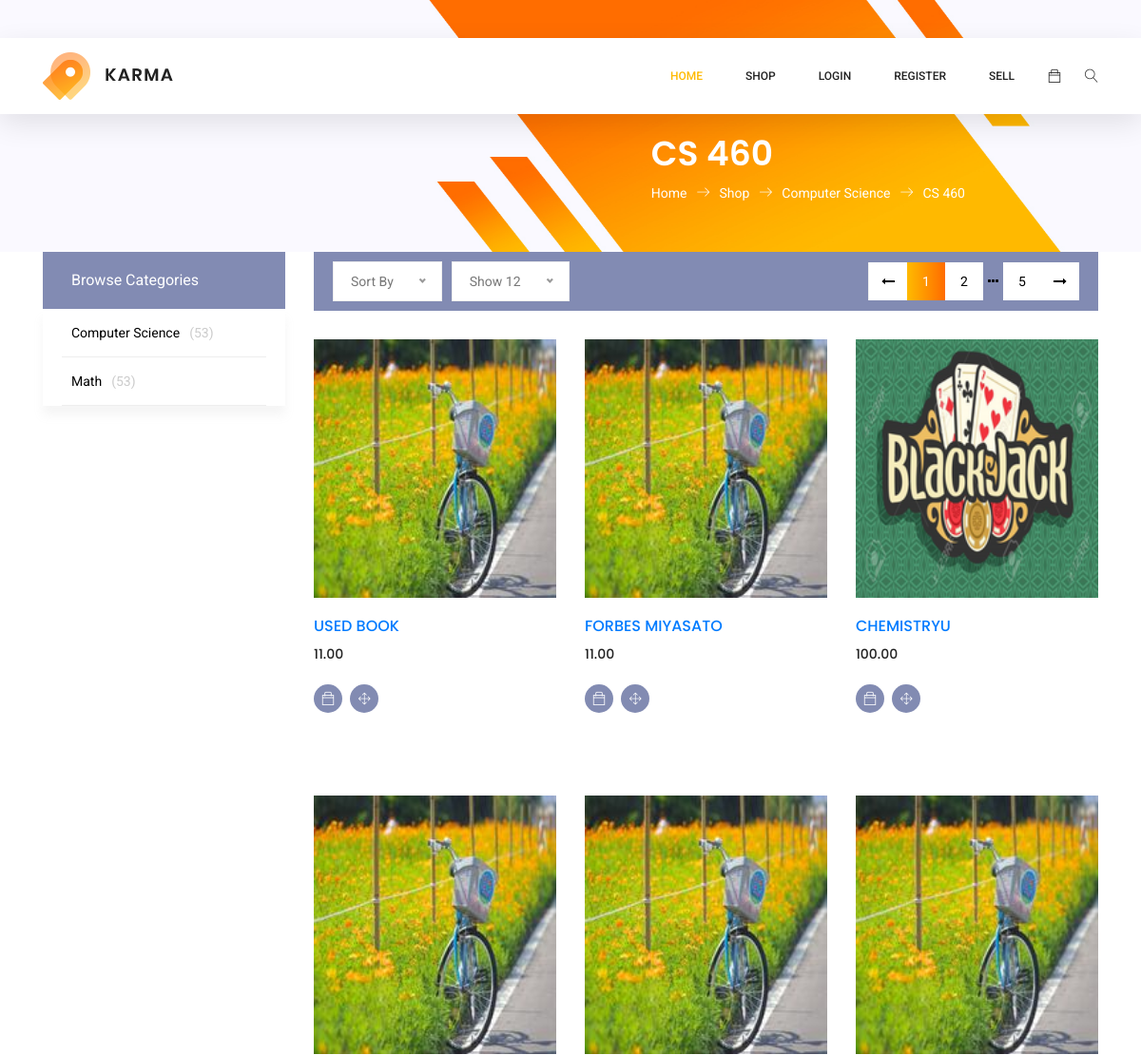
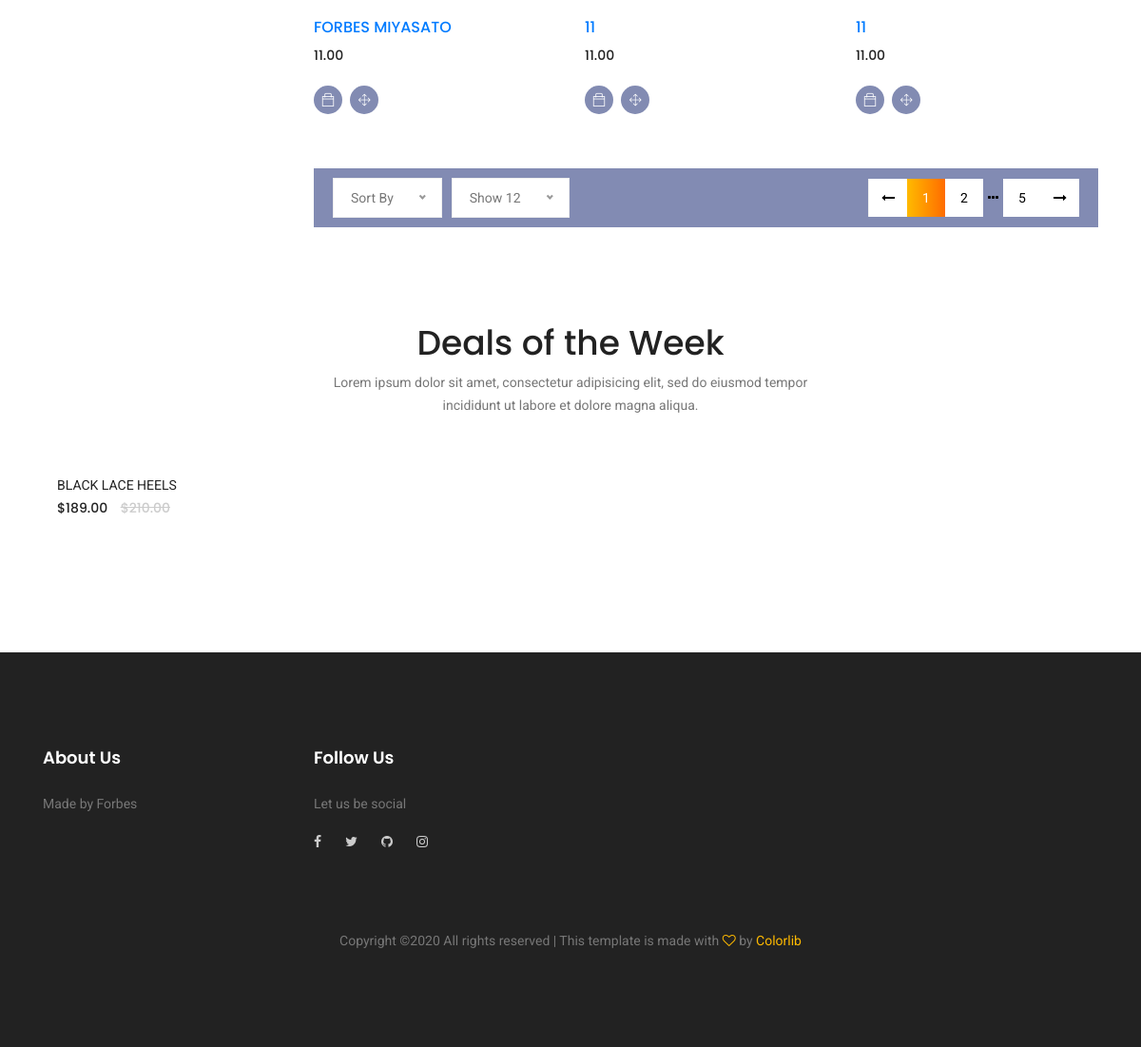
/shop/class/1, run on the app's committed database (2 pictures, top to bottom).
### BookMarket/models.py (models this page shows, shortened)
class ItemClass(db.Model):
    __tablename__ = 'itemclass'
    id = db.Column(db.Integer, primary_key=True)
    class_name = db.Column(db.String(100), nullable=False)
    department_id = db.Column(db.Integer, db.ForeignKey('itemdepartment.id'), nullable=False)

class ItemDepartment(db.Model):
    __tablename__ = 'itemdepartment'
    id = db.Column(db.Integer, primary_key=True)
    department_name = db.Column(db.String(100), nullable=False)
    classes = db.relationship('ItemClass', backref='parent', lazy=True)

class Item(db.Model):
    id = db.Column(db.Integer, primary_key=True)
    name = db.Column(db.String(100), nullable=False)
    date_posted = db.Column(db.DateTime, nullable=False,
                            default=datetime.utcnow)
    description = db.Column(db.Text, nullable=False)
    price = db.Column(db.DECIMAL(10, 2), nullable=False)
    thumbnail = db.Column(db.String, nullable=False,
                          default='No_picture_available.png')
    user_id = db.Column(db.Integer, db.ForeignKey('user.id'), nullable=False)
    class_id = db.Column(db.Integer, db.ForeignKey('itemclass.id'), nullable=False)
    department_id = db.Column(db.Integer, db.ForeignKey('itemdepartment.id'), nullable=False)
    images = db.relationship('ItemImage', backref='owner', lazy=True)

### BookMarket/routes.py (the view)
@app.route("/shop/class/<int:class_id>")
def items_for_class(class_id):
    per_page = request.args.get('per_page', 6, type=int)
    page = request.args.get('page', 1, type=int)
    departments = db.session.query(ItemDepartment).all()
    order = request.args.get('order', 'desc')
    date_sorted = getattr(Item.date_posted, order)()
    item_class = ItemClass.query.get_or_404(class_id)
    posts = Item.query.filter_by(class_id=class_id).order_by(
        date_sorted).paginate(page=page, per_page=per_page)
    return render_template('shop_class.html', title='Shop', posts=posts, departments=departments, class1=item_class)

### BookMarket/templates/shop_class.html (shortened to what this page needs)
{% extends "layout.html" %}
{% block content %}
<section class="banner-area organic-breadcrumb">
    <div class="container">
        <div class="breadcrumb-banner d-flex flex-wrap align-items-center justify-content-end">
            <div class="col-first">
                <h1>{{class1.class_name}}</h1>
                <nav class="d-flex align-items-center">
                    <a href="{{url_for('home')}}">Home<span class="lnr lnr-arrow-right"></span></a>
                    <a href="{{url_for('shop')}}">Shop<span class="lnr lnr-arrow-right"></span></a>
                    <a href="{{url_for('items_for_department', department_id=class1.parent.id)}}">
                        {{class1.parent.department_name}}<span class="lnr lnr-arrow-right"></span>
                    </a>
                    <a href="">{{class1.class_name}}</a>
                </nav>
            </div>
        </div>
    </div>
</section>
<div class="container">
    <div class="row">
        {% include "side_bar.html" %}
        <div class="col-xl-9 col-lg-8 col-md-7">
            {% include "filter.html" %}
            {% include "item_list.html" %}
            {% include "filter.html" %}
        </div>
    </div>
</div>
<section class="related-product-area section_gap">
    <div class="container">
        <div class="row justify-content-center">
            <div class="col-lg-6 text-center">
                <div class="section-title">
                    <h1>Deals of the Week</h1>
                    <p>Lorem ipsum dolor sit amet, consectetur adipisicing elit, sed do eiusmod tempor incididunt ut
                        labore et dolore
                        magna aliqua.</p>
                </div>
            </div>
        </div>
        <div class="row">
            <div class="col-lg-9">
                <div class="row">
                    <div class="col-lg-4 col-md-4 col-sm-6 mb-20">
                        <div class="single-related-product d-flex">
                            <div class="desc">
                                <a href="#" class="title">Black lace Heels</a>
                                <div class="price">
                                    <h6>$189.00</h6>
                                    <h6 class="l-through">$210.00</h6>
                                </div>
                            </div>
                        </div>
                    </div>
                </div>
            </div>
            <div class="col-lg-3">
            </div>
        </div>
    </div>
</section>
{% endblock content %}

### BookMarket/templates/side_bar.html (shortened to what this page needs)
{% block body_content %}
<div class="col-xl-3 col-lg-4 col-md-5">
    <div class="sidebar-categories">
        <div class="head">Browse Categories</div>
        <ul class="main-categories">
            {% for department in departments %}
            <li class="main-nav-list">
                <a aria-expanded="false" {% if department.classes|length > 0 %}data-toggle="collapse"
                    href="#nav{{department.id}}" {% endif %} aria-controls="{{department_id}}">
                    {{department.department_name}}<span class="number">(53)</span>
                </a>
            </li>
            {% endfor %}
        </ul>
    </div>
</div>
{% endblock %}

### BookMarket/templates/item_list.html (shortened to what this page needs)
{% block body_content %}
<section class="lattest-product-area pb-40 category-list">
    <div class="row">
        {% for post in posts.items %}
        <div class="col-lg-4 col-md-6">
            <div class="single-product">
                <img class="img-fluid" src="{{url_for('static', filename='item_pics/' + post.thumbnail)}}"
                    alt="">
                <div class="product-details">
                    <h6><a href="{{url_for('item', item_id=post.id)}}">{{post.name}}</a></h6>
                    <div class="price">
                        <h6>{{post.price}}</h6>
                    </div>
                    <div class="prd-bottom">
                        <a onclick="addToBag({{post.id}}, {{current_user.id}})" href="javascript:void(0)"
                            class="social-info">
                            <span class="ti-bag"></span>
                        </a>
                        <a href="{{url_for('item', item_id=post.id)}}" class="social-info">
                            <span class="lnr lnr-move"></span>
                        </a>
                    </div>
                </div>
            </div>
        </div>
        {% endfor %}
    </div>
</section>
{% endblock %}

### BookMarket/static/main.css (style rules this page uses)
body { background: #fafafa; color: #333333; margin-top: 5rem; }
h1, h2, h3, h4, h5, h6 { color: #444444; }

### data on the page
ItemClass: class_name "CS 460"
ItemDepartment: parent.department_name "Computer Science", department_name "Computer Science"
ItemDepartment: department_name "Math"
Item: thumbnail (picture), name "USED BOOK", price "11.00"
Item: thumbnail (picture), name "FORBES MIYASATO", price "11.00"
Item: thumbnail (picture), name "CHEMISTRYU", price "100.00"
Item: thumbnail (picture), name "FORBES MIYASATO", price "11.00"
Item: thumbnail (picture), name "11", price "11.00"
Item: thumbnail (picture), name "11", price "11.00"

### other printed values
{{ page_num }} "1" "1"
{{ page_num }} "2" "5" "2" "5"
